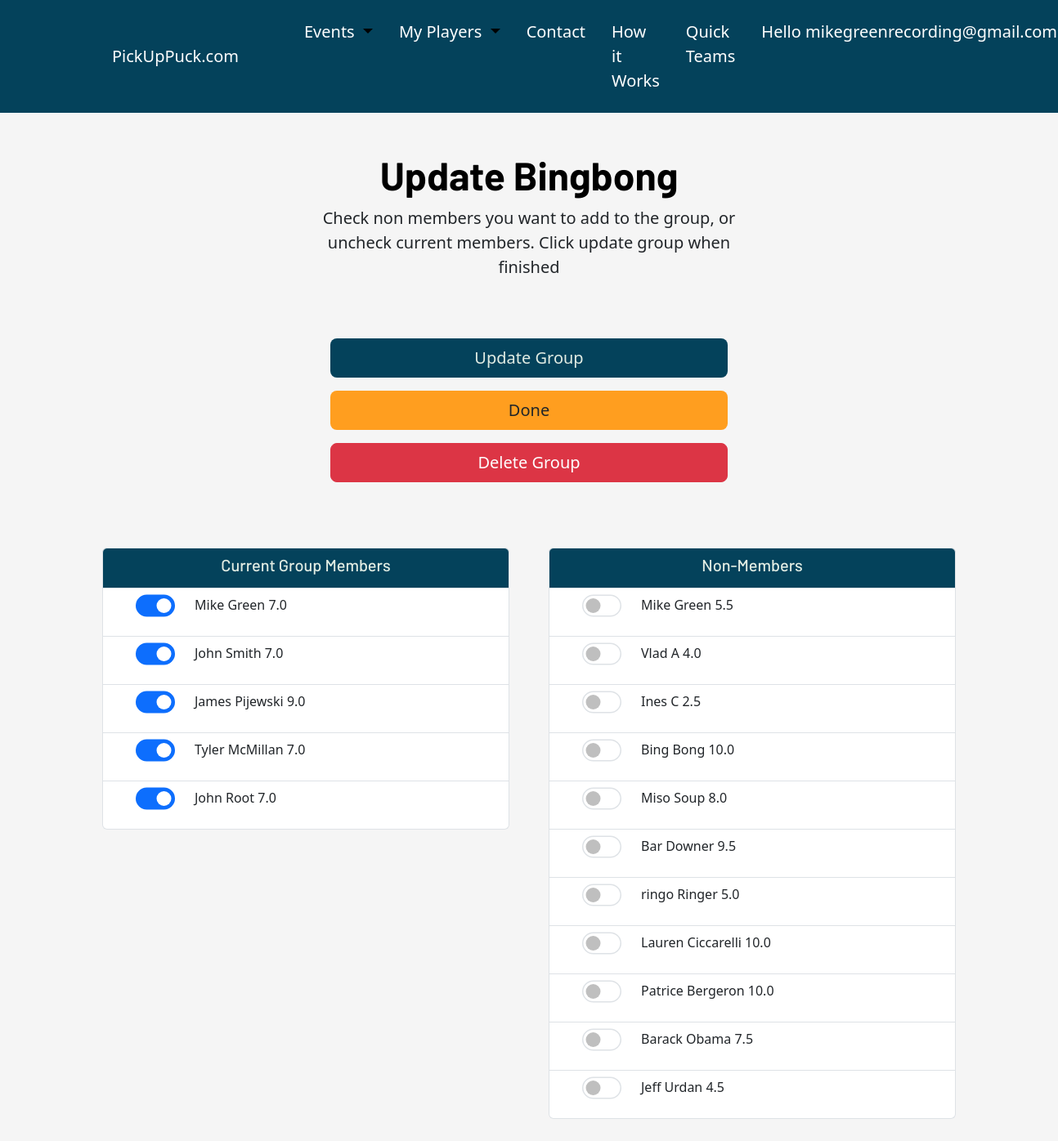
Page /organize/my-players/group/13/edit (signed in) on the earlier database version.
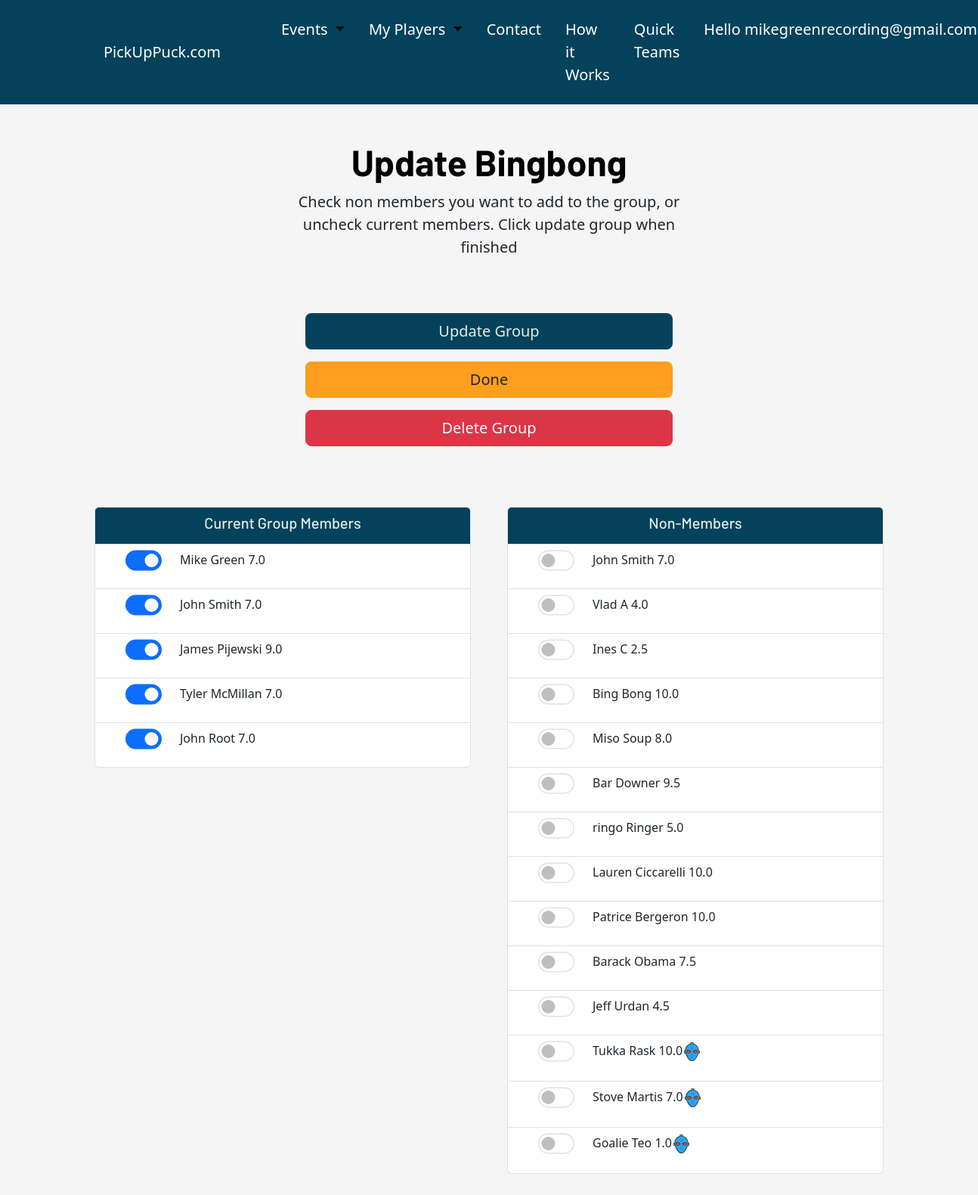
Same page on the later database version.
### OrgDash/models.py (models this page shows, shortened)
class Player(models.Model):
    first_name = models.CharField(max_length=150, default= None)
    last_name = models.CharField(max_length=150, default= None)
    email = models.EmailField(max_length=150, default= None)
    skill = models.DecimalField(max_digits=4, decimal_places=1)
    created_by = models.ForeignKey(User, on_delete= models.CASCADE, default= 1)
    goalie = models.BooleanField(default= False, null= True)
    class Meta():
        unique_together= ("created_by", "email")

### OrgDash/views.py (the view, shortened to what this page needs)
# urls.py: path('my-players/group/<int:pk>/edit', views.UpdatePlayerGroup, name= 'player_group_update'),
def UpdatePlayerGroup(request,pk):
    active_user = request.user
    my_players = Player.objects.filter(created_by=active_user.pk)
    current_group = PlayerGroup.objects.get(pk=pk)
    members = current_group.members.all()
    member_emails = [member.email for member in members]
    non_members =[]
    for player in my_players:
        if player.email not in member_emails:
            non_members.append(player)
    context={'non_members': non_members, 'members':members, 'current_group': current_group}
    return render(request, 'OrgDash/Players/update_group2.html', context)

### OrgDash/templates/OrgDash/Players/update_group2.html (shortened to what the changed rows need)
{% extends 'base.html' %}
{% block body_block %}
<div class="container mx-auto">
    <form method="POST">
    <div class="container p-4" id="featured-3">
        <div class="p-4 text-center">
        <h1 class="display-5 fw-bold text-body-emphasis">Update {{current_group.name}}</h1>
    </div>
    <div class="row g-4 py-5 row-cols-1 row-cols-md-2 ">
        <div class="feature col px-3 ">
            <div class=" align-items-center justify-content-center p-2">
                <ul class="list-group">
                    {% for player in members %}
                            {% if player.goalie %}
                                <li class="list-group-item px-5 py-2">
                                    <div class="form-check form-switch" id="chosen-container">
                                        <input class="form-check-input p-2" type="checkbox" checked role="switch" value="{{player.pk}}" name="members" id="{{player.pk}}" style="transform: scale(1.5);">
                                        <label class="form-check-label px-4" for="{{player.pk}}"><p>{{player.first_name}} {{player.last_name}}   {{player.skill}}<svg height="25px" width="25px" version="1.1" id="Layer_1" xmlns="http://www.w3.org/2000/svg" xmlns:xlink="http://www.w3.org/1999/xlink" viewBox="0 0 512.002 512.002" xml:space="preserve" fill="#000000"><g id="SVGRepo_bgCarrier" stroke-width="0"></g><g id="SVGRepo_tracerCarrier" stroke-linecap="round" stroke-linejoin="round"></g><g id="SVGRepo_iconCarrier"> <g> <path style="fill:#F7B239;" d="M289.048,47.668v0.011c-10.71-2.007-21.751-3.057-33.043-3.057c-11.292,0-22.333,1.049-33.032,3.045 V8.557h66.075V47.668L289.048,47.668z"></path> <path style="fill:#F7B239;" d="M458.393,232.959v66.075h-35.085c6.285-23.519,10.129-46.172,11.098-66.075H458.393z"></path> <path style="fill:#F7B239;" d="M88.701,299.034H53.616v-66.075h23.987C78.573,252.862,82.416,275.515,88.701,299.034z"></path> </g> <path style="fill:#2BA5F7;" d="M77.603,232.959c-0.16-3.308-0.24-6.547-0.24-9.695c0-87.37,62.722-160.095,145.609-175.596 c10.699-1.996,21.74-3.045,33.032-3.045c11.292,0,22.333,1.049,33.043,3.057c82.876,15.489,145.598,88.214,145.598,175.584 c0,3.148-0.08,6.387-0.24,9.695c-0.97,19.904-4.813,42.556-11.098,66.075c-25.413,95.081-90.735,204.407-167.303,204.407 S114.114,394.114,88.701,299.034C82.416,275.515,78.573,252.862,77.603,232.959z M360.632,289.327 c30.146-7.562,32.941-29.005,28.025-56.562c-2.144-11.988-13.95-19.698-25.766-16.733l-52.639,13.208 c-21.911,5.509-27.705,33.853-9.775,47.609C316.981,289.51,338.892,294.779,360.632,289.327z M211.521,276.849 c17.942-13.756,12.147-42.1-9.775-47.609l-52.627-13.208c-11.817-2.966-23.622,4.745-25.766,16.733 c-4.927,27.557-2.133,49,28.025,56.562C173.117,294.779,195.028,289.51,211.521,276.849z"></path> <path style="fill:#2197D8;" d="M134.325,299.034c-6.285-23.519-10.129-46.172-11.098-66.075c-0.16-3.308-0.24-6.547-0.24-9.695 c0-87.37,62.722-160.095,145.609-175.596c3.368-0.628,6.774-1.152,10.207-1.589c-7.466-0.954-15.072-1.457-22.799-1.457 c-11.292,0-22.333,1.049-33.032,3.045C140.085,63.169,77.364,135.894,77.364,223.264c0,3.148,0.08,6.387,0.24,9.695 c0.97,19.904,4.813,42.556,11.098,66.075c25.413,95.081,90.735,204.407,167.303,204.407c7.729,0,15.341-1.131,22.812-3.232 C212.282,481.497,157.173,384.516,134.325,299.034z"></path> <g> <path style="fill:#E54728;" d="M388.657,232.765c4.916,27.557,2.121,49-28.025,56.562c-21.74,5.452-43.651,0.182-60.155-12.478 c-17.93-13.756-12.136-42.1,9.775-47.609l52.639-13.208C374.707,213.067,386.512,220.777,388.657,232.765z"></path> <path style="fill:#E54728;" d="M201.746,229.24c21.922,5.509,27.717,33.853,9.775,47.609 c-16.493,12.661-38.404,17.93-60.144,12.478c-30.158-7.562-32.952-29.005-28.025-56.562c2.144-11.988,13.95-19.698,25.766-16.733 L201.746,229.24z"></path> </g> <g> <path style="fill:#F95428;" d="M389.372,263.401v0.011c-2.852,12.341-11.132,21.489-28.743,25.914 c-21.74,5.452-43.651,0.182-60.155-12.478c-3.125-2.395-5.532-5.235-7.243-8.326c3.353-6.136,9.148-11.064,17.018-13.048 l52.639-13.208c11.817-2.966,23.622,4.745,25.766,16.733C388.915,260.481,389.166,261.953,389.372,263.401z"></path> <path style="fill:#F95428;" d="M218.772,268.523c-1.711,3.091-4.129,5.931-7.254,8.326c-16.493,12.661-38.404,17.93-60.144,12.478 c-17.622-4.414-25.892-13.562-28.743-25.914c0.205-1.449,0.456-2.92,0.719-4.414c2.144-11.988,13.95-19.698,25.766-16.733 l52.627,13.208C209.613,257.459,215.419,262.386,218.772,268.523z"></path> </g> <g> <path style="fill:#333333;" d="M229.949,248.161c-2.784-13.443-12.791-23.872-26.115-27.216l-52.63-13.212l0,0 c-7.898-1.981-16.353-0.583-23.194,3.842c-6.87,4.444-11.638,11.619-13.078,19.687c-3.154,17.655-2.744,30.123,1.327,40.423 c5.136,12.998,16.252,21.725,33.04,25.94c6.433,1.615,12.94,2.409,19.396,2.409c17.191,0,34.013-5.632,48.041-16.393 C227.679,275.247,232.742,261.651,229.949,248.161z M206.32,270.067c-15.127,11.602-34.396,15.597-52.858,10.963 c-21.229-5.329-26.903-17.565-21.69-46.761c0.618-3.466,2.582-6.424,5.527-8.329c2.037-1.317,4.339-1.994,6.688-1.994 c1.013,0,2.036,0.125,3.049,0.38l31.9,8.008v21.095c0,4.724,3.83,8.555,8.555,8.555s8.555-3.83,8.555-8.555v-16.801l3.62,0.909 c7.008,1.759,12.065,7.027,13.528,14.091C214.668,258.743,212.098,265.636,206.32,270.067z"></path> <path style="fill:#333333;" d="M397.076,231.263c-1.441-8.069-6.208-15.244-13.078-19.688c-6.841-4.423-15.294-5.824-23.194-3.842 l0,0l-52.63,13.212c-13.324,3.345-23.331,13.774-26.115,27.216c-2.793,13.49,2.27,27.086,13.215,35.481 c14.028,10.762,30.848,16.393,48.041,16.393c6.455,0,12.965-0.794,19.396-2.409c16.787-4.215,27.904-12.941,33.04-25.94 C399.821,261.386,400.23,248.918,397.076,231.263z M358.545,281.032c-18.466,4.637-37.731,0.639-52.858-10.963 c-5.778-4.432-8.348-11.325-6.876-18.437c1.463-7.065,6.521-12.333,13.527-14.091l3.62-0.909v16.801 c0,4.724,3.83,8.555,8.555,8.555s8.555-3.83,8.555-8.555v-21.095l31.9-8.008l0,0c3.366-0.844,6.823-0.271,9.738,1.614 c2.945,1.905,4.908,4.862,5.527,8.33C385.448,263.466,379.774,275.703,358.545,281.032z"></path> <path style="fill:#333333;" d="M458.387,224.404h-15.202c0.002-0.376,0.014-0.762,0.014-1.137 c0-88.928-62.334-163.566-145.601-182.532V8.555c0-4.724-3.83-8.555-8.555-8.555H222.97c-4.724,0-8.555,3.83-8.555,8.555v32.18 C131.144,59.697,68.807,134.337,68.807,223.268c0,0.375,0.011,0.76,0.014,1.137H53.615c-4.724,0-8.555,3.83-8.555,8.555v66.074 c0,4.724,3.83,8.555,8.555,8.555h28.536c9.331,32.869,23.131,66.709,40.069,96.949c38.819,69.299,86.33,107.465,133.782,107.465 s94.963-38.164,133.782-107.465c16.939-30.238,30.739-64.08,40.07-96.949h28.532c4.724,0,8.555-3.83,8.555-8.555V232.96 C466.942,228.234,463.112,224.404,458.387,224.404z M231.525,17.109h48.964v20.564c-8.016-1.052-16.187-1.601-24.486-1.601 c-8.296,0-16.465,0.55-24.477,1.6L231.525,17.109L231.525,17.109z M62.17,290.478v-48.965h7.43 c1.259,15.388,4.016,31.928,8.08,48.965H62.17z M374.859,396.174c-16.563,29.567-35.556,54.086-54.929,70.909 c-21.249,18.453-42.758,27.808-63.926,27.808s-42.677-9.356-63.926-27.808c-19.372-16.823-38.366-41.342-54.929-70.909 c-30.643-54.704-51.232-124.19-51.232-172.906c0-93.787,76.301-170.088,170.088-170.088s170.088,76.301,170.088,170.088 C426.091,271.984,405.502,341.469,374.859,396.174z M449.833,290.478h-15.505c4.064-17.037,6.822-33.576,8.08-48.965h7.425 L449.833,290.478L449.833,290.478z"></path> <circle style="fill:#333333;" cx="277.646" cy="431.17" r="8.555"></circle> <circle style="fill:#333333;" cx="277.646" cy="390.896" r="8.555"></circle> <circle style="fill:#333333;" cx="277.646" cy="350.404" r="8.555"></circle> <circle style="fill:#333333;" cx="277.646" cy="310.13" r="8.555"></circle> <circle style="fill:#333333;" cx="277.646" cy="181.367" r="8.555"></circle> <circle style="fill:#333333;" cx="277.646" cy="141.092" r="8.555"></circle> <circle style="fill:#333333;" cx="234.372" cy="431.17" r="8.555"></circle> <circle style="fill:#333333;" cx="234.372" cy="390.896" r="8.555"></circle> <circle style="fill:#333333;" cx="234.372" cy="350.404" r="8.555"></circle> <circle style="fill:#333333;" cx="234.372" cy="310.13" r="8.555"></circle> <circle style="fill:#333333;" cx="234.372" cy="181.367" r="8.555"></circle> <circle style="fill:#333333;" cx="234.372" cy="141.092" r="8.555"></circle> </g> </g></svg> </p></label>
                                    </div>
                                </li>
                            {% else %}
                                <li class="list-group-item px-5">
                                    <div class="form-check form-switch">
                                        <input class="form-check-input p-2" type="checkbox" checked role="switch" value="{{player.pk}}" name="members" id="{{player.pk}}" style="transform: scale(1.5);">
                                        <label class="form-check-label px-4" for="{{player.pk}}"><p>{{player.first_name}} {{player.last_name}}    {{player.skill}}</p></label>
                                    </div>
                                </li>
                            {% endif %}
                        {% endfor %}
                </ul>
            </div>
        </div>
        <div class="feature col px-3 ">
            <div class=" align-items-center justify-content-center p-2">
                <ul class="list-group">
                    {% for player in non_members %}
                            {% if player.goalie %}
                                <li class="list-group-item px-5 py-2">
                                    <div class="form-check form-switch" id="chosen-container">
                                        <input class="form-check-input p-2" type="checkbox" role="switch" value="{{player.pk}}" name="members" id="{{player.pk}}" style="transform: scale(1.5);">
                                        <label class="form-check-label px-4" for="{{player.pk}}"><p>{{player.first_name}} {{player.last_name}}   {{player.skill}} </p></label>
                                    </div>
                                </li>
                            {% else %}
                                <li class="list-group-item px-5">
                                    <div class="form-check form-switch">
                                        <input class="form-check-input p-2" type="checkbox" role="switch" value="{{player.pk}}" name="members" id="{{player.pk}}" style="transform: scale(1.5);">
                                        <label class="form-check-label px-4" for="{{player.pk}}"><p>{{player.first_name}} {{player.last_name}}    {{player.skill}}</p></label>
                                    </div>
                                </li>
                            {% endif %}
                        {% endfor %}
                </ul>
            </div>
        </div>
    </form>
    </div>
{% endblock %}

Differences in the rows shown:
no longer on this page (row edited): Player: first_name "Mike", last_name "Green", skill "5.5", shown under "Non-Members"
now on this page (row edited): Player: first_name "John", last_name "Smith", skill "7.0", shown under "Non-Members"
added Player: first_name "Tukka", last_name "Rask", skill "10.0", shown under "Non-Members"
added Player: first_name "Stove", last_name "Martis", skill "7.0", shown under "Non-Members"
added Player: first_name "Goalie", last_name "Teo", skill "1.0", shown under "Non-Members"
